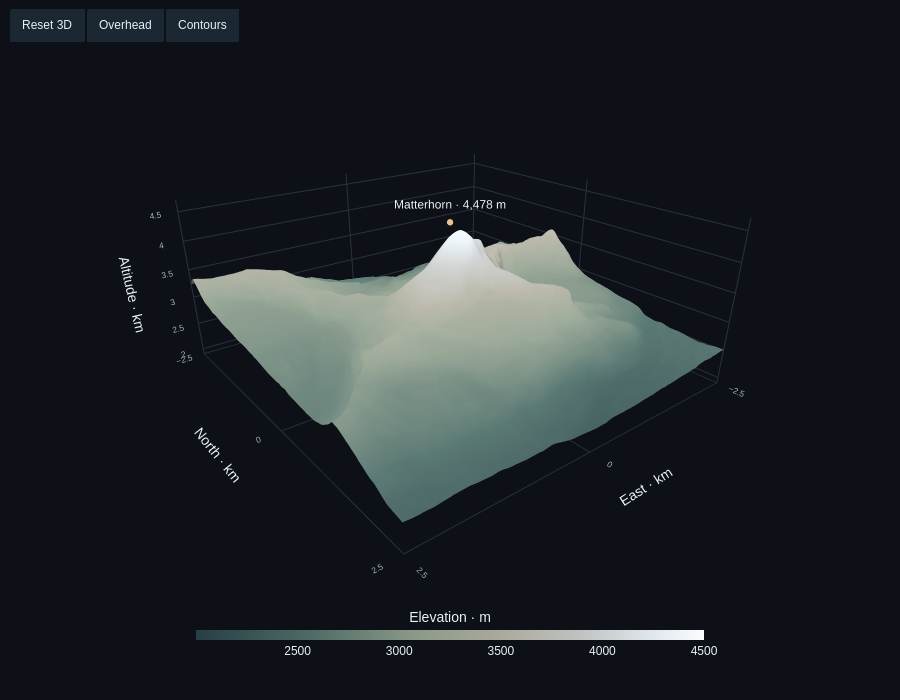

The cell this chart's notebook holds for it:
### Code cell
# All axes use km; aspectmode=data keeps the terrain physically proportioned.
BG, FG, MUTED = '#0d1117', '#eaf0f5', '#a4b2c1'
colors = [[0, '#263f45'], [.22, '#4c6a65'], [.43, '#8b9988'],
          [.60, '#aaa99b'], [.76, '#c0c3c2'], [.90, '#e0e8ed'], [1, '#fafcff']]
home_camera = dict(eye=dict(x=1.3, y=1.65, z=.85), up=dict(x=0, y=0, z=1),
                   center=dict(x=0, y=0, z=-.20), projection=dict(type='perspective'))
top_camera = dict(eye=dict(x=0, y=0, z=2.5), up=dict(x=0, y=1, z=0),
                  center=dict(x=0, y=0, z=0), projection=dict(type='orthographic'))
fig = go.Figure(go.Surface(
    x=x_km.astype(np.float32), y=y_km.astype(np.float32), z=height_km.astype(np.float32),
    surfacecolor=height_m.astype(np.float32), colorscale=colors, cmin=2000, cmax=4500,
    customdata=np.stack((np.round(latitude, 5), np.round(longitude, 5)), axis=-1).astype(np.float32),
    hovertemplate='Elevation %{z:.3f} km<br>%{customdata[0]:.5f}° N · %{customdata[1]:.5f}° E<extra>Terrain</extra>',
    colorbar=dict(title=dict(text='Elevation · m', side='top'), orientation='h',
                  x=.5, xanchor='center', y=-.08, len=.60, thickness=10,
                  tickvals=[2500,3000,3500,4000,4500], outlinewidth=0),
    contours=dict(z=dict(show=False, start=2.0, end=4.5, size=.1,
                         usecolormap=False, color='#45515c', width=1, highlight=False)),
    lighting=dict(ambient=.55, diffuse=.85, roughness=.9, specular=.15, fresnel=.15),
    lightposition=dict(x=10000, y=15000, z=20000), name='Terrain'))
fig.add_trace(go.Scatter3d(x=[0], y=[0], z=[SUMMIT_M/1000], mode='markers+text',
    marker=dict(size=4, color='#e9c58d', line=dict(width=1, color='#0d1117')),
    text=['Matterhorn · 4,478 m'], textposition='top center', textfont=dict(size=12, color=FG),
    hovertemplate=f'Summit reference: 4,478 m<br>DEM here: {summit_dem:,.0f} m<extra>Matterhorn</extra>',
    showlegend=False))
axis = dict(showbackground=False, gridcolor='#28323d', zeroline=False,
            tickfont=dict(size=10, color=MUTED), showspikes=False)
fig.update_layout(template='plotly_dark', paper_bgcolor=BG, plot_bgcolor=BG,
    font=dict(family='Arial, sans-serif', color=FG, size=12), height=700,
    margin=dict(l=10, r=10, t=60, b=80), showlegend=False,
    scene=dict(bgcolor=BG, aspectmode='data', camera=home_camera,
        xaxis=dict(**axis, title='East · km', range=[-2.5,2.5], dtick=2.5),
        yaxis=dict(**axis, title='North · km', range=[-2.5,2.5], dtick=2.5),
        zaxis=dict(**axis, title='Altitude · km', range=[1.9,4.7], dtick=.5)),
    updatemenus=[dict(type='buttons', direction='right', x=0, xanchor='left', y=1.11,
        yanchor='top', bgcolor='#1b2733', bordercolor='#455569', font=dict(size=12),
        showactive=False, buttons=[
            dict(label='Reset 3D', method='relayout', args=[{'scene.camera':home_camera}]),
            dict(label='Overhead', method='relayout', args=[{'scene.camera':top_camera}]),
            dict(label='Contours', method='restyle', args=[{'contours.z.show':True}, [0]],
                 args2=[{'contours.z.show':False}, [0]])])])
config = dict(responsive=True, scrollZoom=True, displaylogo=False, displayModeBar=False)
fig.show(config=config)

### Figure 1 — Plotly figure (JSON) as saved in the notebook; plotly's stock layout.template omitted (floating-point values rounded to 4 significant figures; data arrays with more than 128 entries replaced by an {"elided": "..."} marker saying what was removed)
{"data": [{"cmax": 4500, "cmin": 2000, "colorbar": {"len": 0.6, "orientation": "h", "outlinewidth": 0, "thickness": 10, "tickvals": [2500, 3000, 3500, 4000, 4500], "title": {"side": "top", "text": "Elevation · m"}, "x": 0.5, "xanchor": "center", "y": -0.08}, "colorscale": [[0, "#263f45"], [0.22, "#4c6a65"], [0.43, "#8b9988"], [0.6, "#aaa99b"], [0.76, "#c0c3c2"], [0.9, "#e0e8ed"], [1, "#fafcff"]], "contours": {"z": {"color": "#45515c", "end": 4.5, "highlight": false, "show": false, "size": 0.1, "start": 2.0, "usecolormap": false, "width": 1}}, "customdata": {"elided": "157922 float values"}, "hovertemplate": "Elevation %{z:.3f} km<br>%{customdata[0]:.5f}° N · %{customdata[1]:.5f}° E<extra>Terrain</extra>", "lighting": {"ambient": 0.55, "diffuse": 0.85, "fresnel": 0.15, "roughness": 0.9, "specular": 0.15}, "lightposition": {"x": 10000, "y": 15000, "z": 20000}, "name": "Terrain", "surfacecolor": {"elided": "281x281 float values"}, "type": "surface", "x": {"elided": "281 float values"}, "y": {"elided": "281 float values"}, "z": {"elided": "281x281 float values"}}, {"hovertemplate": "Summit reference: 4,478 m<br>DEM here: 4,233 m<extra>Matterhorn</extra>", "marker": {"color": "#e9c58d", "line": {"color": "#0d1117", "width": 1}, "size": 4}, "mode": "markers+text", "showlegend": false, "text": ["Matterhorn · 4,478 m"], "textfont": {"color": "#eaf0f5", "size": 12}, "textposition": "top center", "type": "scatter3d", "x": [0], "y": [0], "z": [4.478]}], "layout": {"font": {"color": "#eaf0f5", "family": "Arial, sans-serif", "size": 12}, "height": 700, "margin": {"b": 80, "l": 10, "r": 10, "t": 60}, "paper_bgcolor": "#0d1117", "plot_bgcolor": "#0d1117", "scene": {"aspectmode": "data", "bgcolor": "#0d1117", "camera": {"center": {"x": 0, "y": 0, "z": -0.2}, "eye": {"x": 1.3, "y": 1.65, "z": 0.85}, "projection": {"type": "perspective"}, "up": {"x": 0, "y": 0, "z": 1}}, "xaxis": {"dtick": 2.5, "gridcolor": "#28323d", "range": [-2.5, 2.5], "showbackground": false, "showspikes": false, "tickfont": {"color": "#a4b2c1", "size": 10}, "title": {"text": "East · km"}, "zeroline": false}, "yaxis": {"dtick": 2.5, "gridcolor": "#28323d", "range": [-2.5, 2.5], "showbackground": false, "showspikes": false, "tickfont": {"color": "#a4b2c1", "size": 10}, "title": {"text": "North · km"}, "zeroline": false}, "zaxis": {"dtick": 0.5, "gridcolor": "#28323d", "range": [1.9, 4.7], "showbackground": false, "showspikes": false, "tickfont": {"color": "#a4b2c1", "size": 10}, "title": {"text": "Altitude · km"}, "zeroline": false}}, "showlegend": false, "updatemenus": [{"bgcolor": "#1b2733", "bordercolor": "#455569", "buttons": [{"args": [{"scene.camera": {"center": {"x": 0, "y": 0, "z": -0.2}, "eye": {"x": 1.3, "y": 1.65, "z": 0.85}, "projection": {"type": "perspective"}, "up": {"x": 0, "y": 0, "z": 1}}}], "label": "Reset 3D", "method": "relayout"}, {"args": [{"scene.camera": {"center": {"x": 0, "y": 0, "z": 0}, "eye": {"x": 0, "y": 0, "z": 2.5}, "projection": {"type": "orthographic"}, "up": {"x": 0, "y": 1, "z": 0}}}], "label": "Overhead", "method": "relayout"}, {"args": [{"contours.z.show": true}, [0]], "args2": [{"contours.z.show": false}, [0]], "label": "Contours", "method": "restyle"}], "direction": "right", "font": {"size": 12}, "showactive": false, "type": "buttons", "x": 0, "xanchor": "left", "y": 1.11, "yanchor": "top"}]}}
